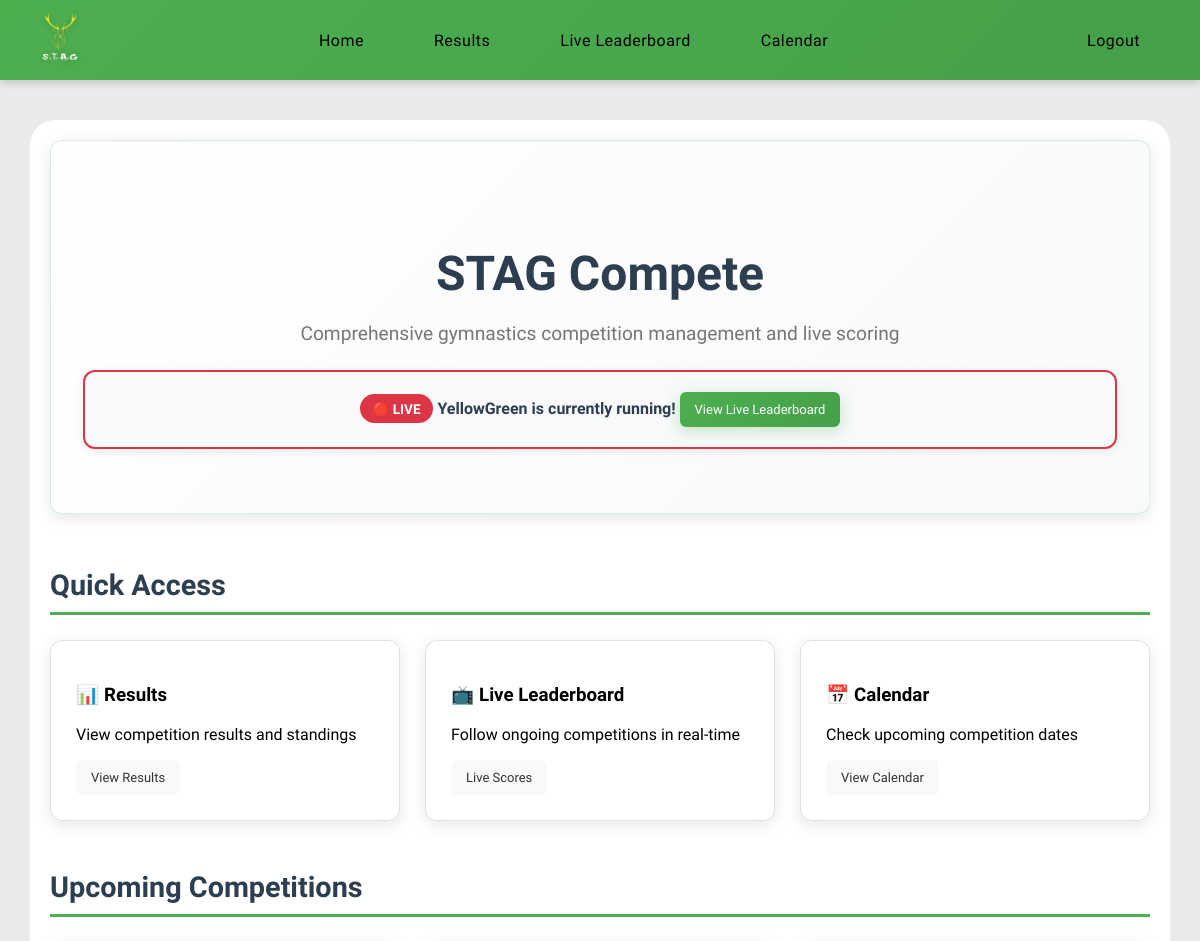
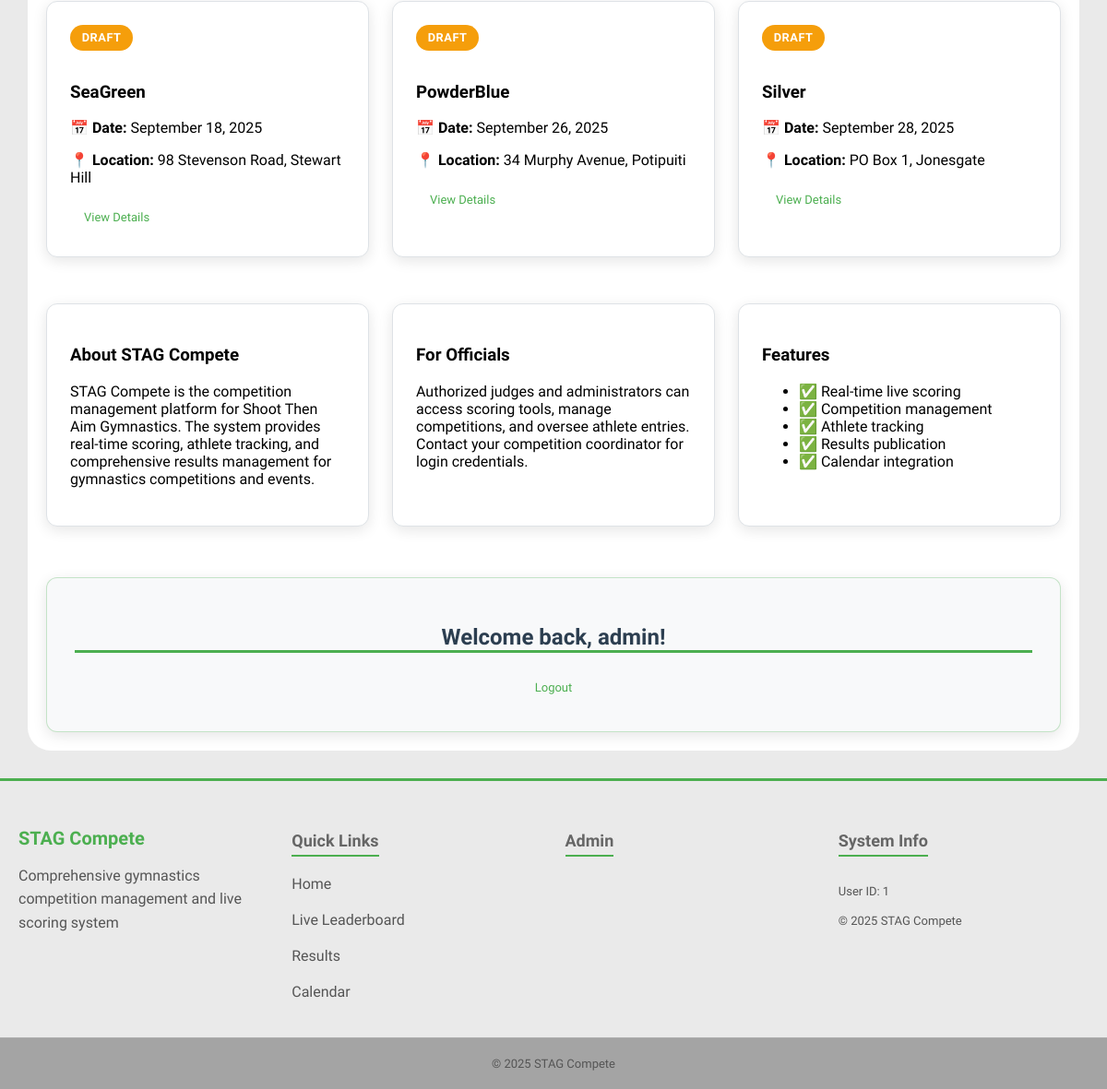
The page / (signed in) on the database its author committed (2 pictures, top to bottom).
### models.py (models this page shows)
class Competitions(db.Model):
    __tablename__ = 'competitions'
    id = db.Column(
        db.Integer, primary_key=True
    )
    season_id = db.Column(
        db.Integer, db.ForeignKey('seasons.id'), nullable=False
    )
    name = db.Column(
        db.String(50), nullable=False
    )
    address = db.Column(
        db.String(100), nullable=False
    )
    competition_date = db.Column(
        db.Date, nullable=True
    )
    status = db.Column(
        db.String(20), nullable=False, default='draft'
    )
    started_at = db.Column(
        db.DateTime, nullable=True
    )
    ended_at = db.Column(
        db.DateTime, nullable=True
    )
    entries = db.relationship(
        'Entries', backref='competitions'
    )
    season = db.relationship(
        'Seasons', backref='competitions'
    )

### routes/home.py (the view)
@main.route('/')
def home():
    upcoming_competitions = models.Competitions.query.filter(
        models.Competitions.competition_date >= datetime.now().date(),
        models.Competitions.status.in_(['draft', 'live'])
    ).order_by(models.Competitions.competition_date).limit(3).all()
    live_competitions = models.Competitions.query.filter(
        models.Competitions.status == 'live'
    ).all()
    recent_results = models.Competitions.query.filter(
        models.Competitions.status == 'ended'
    ).order_by(models.Competitions.ended_at.desc()).limit(3).all()
    return render_template('home.html',
                           upcoming_competitions=upcoming_competitions,
                           live_competitions=live_competitions,
                           recent_results=recent_results)

### routes/__init__.py (called while the page is built)
@main.context_processor  # Ensures this is run before any other routes
def inject_user():
    return dict(
        logged_in='user_id' in session,
        user_roles=session.get('roles', []),
        is_admin='admin' in session.get('roles', []),
        is_judge='judges' in session.get('roles', []),
        user_id=session.get('user_id')
    )

### templates/home.html (shortened to what this page needs)
{% extends 'layout.html' %}
{% block content %}
<div class="content">
    <section class="hero-section">
        <div class="hero-content">
            <h1 class="hero-title">STAG Compete</h1>
            <p class="hero-subtitle">Comprehensive gymnastics competition management and live scoring</p>
            {% if live_competitions %}
            <div class="live-alert">
                <span class="live-badge">🔴 LIVE</span>
                {% for comp in live_competitions %}
                <strong>{{ comp.name }} is currently running!</strong>
                {% endfor %}
                <a href="{{ url_for('main.live') }}" class="btn btn-primary">View Live Leaderboard</a>
            </div>
            {% endif %}
        </div>
    </section>
    <section class="quick-actions">
        <h2>Quick Access</h2>
        <div class="action-grid">
            <div class="action-card">
                <h3>📊 Results</h3>
                <p>View competition results and standings</p>
                <a href="{{ url_for('main.results') }}" class="btn btn-secondary">View Results</a>
            </div>
            <div class="action-card">
                <h3>📺 Live Leaderboard</h3>
                <p>Follow ongoing competitions in real-time</p>
                <a href="{{ url_for('main.live') }}" class="btn btn-secondary">Live Scores</a>
            </div>
            <div class="action-card">
                <h3>📅 Calendar</h3>
                <p>Check upcoming competition dates</p>
                <a href="{{ url_for('main.calendar_view') }}" class="btn btn-secondary">View Calendar</a>
            </div>
        </div>
    </section>
    {% if upcoming_competitions %}
    <section class="upcoming-section">
        <h2>Upcoming Competitions</h2>
        <div class="competition-grid">
            {% for competition in upcoming_competitions %}
            <div class="competition-card">
                <div class="competition-status {{ competition.status }}">
                    {{ competition.status.title() }}
                </div>
                <h3>{{ competition.name }}</h3>
                <div class="competition-details">
                    <p><strong>📅 Date:</strong>
                        {% if competition.competition_date %}
                        {{ competition.competition_date.strftime('%B %d, %Y') }}
                        {% else %}
                        TBD
                        {% endif %}
                    </p>
                    <p><strong>📍 Location:</strong> {{ competition.address }}</p>
                </div>
                <a href="{{ url_for('main.competition_details', competition_id=competition.id) }}"
                    class="btn btn-outline">View Details</a>
            </div>
            {% endfor %}
        </div>
    </section>
    {% endif %}
    <section class="system-info">
        <div class="info-grid">
            <div class="info-card">
                <h3>About STAG Compete</h3>
                <p>STAG Compete is the competition management platform for Shoot Then Aim Gymnastics.
                    The system provides real-time scoring, athlete tracking, and comprehensive results management
                    for gymnastics competitions and events.</p>
            </div>
            <div class="info-card">
                <h3>For Officials</h3>
                <p>Authorized judges and administrators can access scoring tools, manage competitions, and oversee
                    athlete entries. Contact your competition coordinator for login credentials.</p>
            </div>
            <div class="info-card">
                <h3>Features</h3>
                <ul class="feature-list">
                    <li>✅ Real-time live scoring</li>
                    <li>✅ Competition management</li>
                    <li>✅ Athlete tracking</li>
                    <li>✅ Results publication</li>
                    <li>✅ Calendar integration</li>
                </ul>
            </div>
        </div>
    </section>
    {% if logged_in %}
    <section class="admin-panel">
        <h2>Welcome back, {{ session.get('username', 'Official') }}!</h2>
        <div class="admin-actions">
            <a href="{{ url_for('main.logout') }}" class="btn btn-outline">Logout</a>
        </div>
    </section>
    {% endif %}
</div>
{% endblock %}

### static/css/variables.css (style rules this page uses)
:root { --primary-green: #4CAF50; --primary-green-dark: #45a049; --primary-green-darker: #3d8b40; --background-light: #eaeaea; --background-white: #ffffff; --background-section: #f8f9fa; --background-section-alt: #e9ecef; --text-primary: #000000; --text-secondary: #333333; --text-muted: #555555; --text-light: #666666; --text-dark: #2c3e50; --border-light: #ddd; --border-lighter: #dee2e6; --border-lightest: #e0e0e0; --error-color: #dc3545; --error-background: rgba(220, 53, 69, 0.1); --success-color: #28a745; --warning-color: #f59e0b; --info-color: #007bff; --shadow-sm: 0 2px 8px rgba(0, 0, 0, 0.08); --shadow-md: 0 4px 15px rgba(0, 0, 0, 0.1); --shadow-lg: 0 10px 30px rgba(0, 0, 0, 0.3); --shadow-green: 0 4px 15px rgba(76, 175, 80, 0.3); --border-radius-sm: 6px; --border-radius-md: 12px; --border-radius-lg: 15px; --border-radius-xl: 25px; --spacing-xs: 5px; --spacing-sm: 10px; --spacing-md: 15px; --spacing-lg: 20px; --spacing-xl: 25px; --spacing-2xl: 30px; --transition-fast: all 0.3s ease; --transition-slow: all 0.5s ease; --font-size-xs: 12px; --font-size-sm: 13px; --font-size-base: 14px; --font-size-md: 16px; --font-size-lg: 18px; --font-size-xl: 20px; --font-size-2xl: 24px; --font-size-3xl: 32px; --nav-height: 80px; --container-max-width: 1400px; }

### static/css/base.css (style rules this page uses)
html, body { min-height: 100vh; margin: 0; padding: 0; background-color: var(--background-light); font-family: 'Lexend', sans-serif; padding-top: 60px; display: flex; flex-direction: column; }

### static/css/components.css (style rules this page uses)
.btn { display: inline-block; padding: var(--spacing-sm) var(--spacing-lg); border: none; border-radius: var(--border-radius-sm); font-size: var(--font-size-base); font-weight: 500; font-family: 'Lexend', sans-serif; cursor: pointer; text-decoration: none; text-align: center; transition: var(--transition-fast); box-sizing: border-box; background-color: var(--primary-green); color: white; }
.btn-primary { background: linear-gradient(135deg, var(--primary-green), var(--primary-green-dark)); color: white; box-shadow: var(--shadow-green); font-weight: 600; border: none; }
.btn-secondary { background: var(--background-section); color: var(--text-secondary); border: 1px solid var(--border-light); }
.btn-outline { background: transparent; color: var(--primary-green); border: 2px solid var(--primary-green); font-weight: 600; }

### static/css/layout.css (style rules this page uses)
.content { margin: 0 auto; padding: var(--spacing-lg); font-weight: 300; color: var(--text-primary); background-color: var(--background-white); border-radius: var(--border-radius-xl); width: 100%; max-width: 95%; box-sizing: border-box; display: flex; flex-direction: column; overflow: visible; }

### rows shown on the page
Competitions: name "YellowGreen"
Competitions: status "DRAFT", name "SeaGreen", competition_date "September 18, 2025", address "98 Stevenson Road, Stewart Hill"
Competitions: status "DRAFT", name "PowderBlue", competition_date "September 26, 2025", address "34 Murphy Avenue, Potipuiti"
Competitions: status "DRAFT", name "Silver", competition_date "September 28, 2025", address "PO Box 1, Jonesgate"

### other values the page prints
{{ session.get('username', 'Official') }} "admin"
{{ user_id }} "1"
